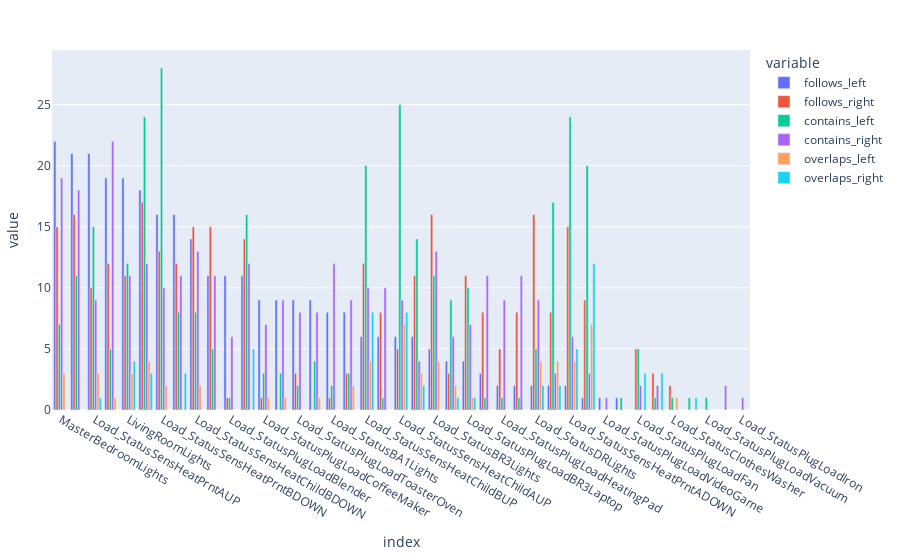

The notebook cell saved with this chart:
### Code cell
fig = px.bar(level2_df_stats)


fig.update_layout(margin=dict(
    l=30,
    r=30,
    b=30,
    t=50,
), xaxis_nticks=30,
    # annotations=annotations,
)
fig.update_layout(barmode='group')
fig.show()

### Figure 1 — Plotly figure (JSON) as saved in the notebook; plotly's stock layout.template omitted (floating-point values rounded to 4 significant figures)
{"data": [{"alignmentgroup": "True", "hovertemplate": "variable=follows_left<br>index=%{x}<br>value=%{y}<extra></extra>", "legendgroup": "follows_left", "marker": {"color": "#636efa", "pattern": {"shape": ""}}, "name": "follows_left", "offsetgroup": "follows_left", "orientation": "v", "showlegend": true, "textposition": "auto", "x": ["MasterBedroomLights", "Load_StatusMBALights", "Load_StatusSensHeatPrntAUP", "Load_StatusBA2Lights", "LivingRoomLights", "KitchenLights", "Load_StatusSensHeatPrntBDOWN", "Load_StatusSensHeatPrntBUP", "Load_StatusSensHeatChildBDOWN", "Load_StatusSensHeatChildADOWN", "Load_StatusPlugLoadBlender", "Load_StatusBR2Lights", "Load_StatusPlugLoadCoffeeMaker", "Load_StatusApplianceRangeHood", "Load_StatusPlugLoadToasterOven", "Load_StatusApplianceCooktop", "Load_StatusBA1Lights", "Load_StatusPlugLoadToaster", "Load_StatusSensHeatChildBUP", "Load_StatusPlugLoadHairDryerCurlIron", "Load_StatusSensHeatChildAUP", "Load_StatusPlugLoadBR2Laptop", "Load_StatusBR3Lights", "Load_StatusPlugLoadMBRTV", "Load_StatusPlugLoadBR3Laptop", "Load_StatusPlugLoadCanOpener", "Load_StatusPlugLoadHeatingPad", "Load_StatusPlugLoadHandMixer", "Load_StatusDRLights", "Load_StatusPlugLoadDesktopPCMonitor", "Load_StatusSensHeatPrntADOWN", "Load_StatusPlugLoadLRTV", "Load_StatusPlugLoadVideoGame", "Load_StatusApplianceOven", "Load_StatusPlugLoadFan", "Load_StatusApplianceDishwasher", "Load_StatusClothesWasher", "Load_StatusPlugLoadLRBlueRay", "Load_StatusPlugLoadVacuum", "Load_StatusDryerPowerTotal", "Load_StatusPlugLoadIron"], "xaxis": "x", "y": [22.0, 21.0, 21.0, 19.0, 19.0, 18.0, 16.0, 16.0, 14.0, 11.0, 11.0, 11.0, 9.0, 9.0, 9.0, 9.0, 8.0, 8.0, 6.0, 6.0, 6.0, 6.0, 5.0, 4.0, 4.0, 3.0, 2.0, 2.0, 2.0, 2.0, 2.0, 1.0, 1.0, 1.0, 0.0, 0.0, 0.0, 0.0, 0.0, 0.0, 0.0], "yaxis": "y", "type": "bar"}, {"alignmentgroup": "True", "hovertemplate": "variable=follows_right<br>index=%{x}<br>value=%{y}<extra></extra>", "legendgroup": "follows_right", "marker": {"color": "#EF553B", "pattern": {"shape": ""}}, "name": "follows_right", "offsetgroup": "follows_right", "orientation": "v", "showlegend": true, "textposition": "auto", "x": ["MasterBedroomLights", "Load_StatusMBALights", "Load_StatusSensHeatPrntAUP", "Load_StatusBA2Lights", "LivingRoomLights", "KitchenLights", "Load_StatusSensHeatPrntBDOWN", "Load_StatusSensHeatPrntBUP", "Load_StatusSensHeatChildBDOWN", "Load_StatusSensHeatChildADOWN", "Load_StatusPlugLoadBlender", "Load_StatusBR2Lights", "Load_StatusPlugLoadCoffeeMaker", "Load_StatusApplianceRangeHood", "Load_StatusPlugLoadToasterOven", "Load_StatusApplianceCooktop", "Load_StatusBA1Lights", "Load_StatusPlugLoadToaster", "Load_StatusSensHeatChildBUP", "Load_StatusPlugLoadHairDryerCurlIron", "Load_StatusSensHeatChildAUP", "Load_StatusPlugLoadBR2Laptop", "Load_StatusBR3Lights", "Load_StatusPlugLoadMBRTV", "Load_StatusPlugLoadBR3Laptop", "Load_StatusPlugLoadCanOpener", "Load_StatusPlugLoadHeatingPad", "Load_StatusPlugLoadHandMixer", "Load_StatusDRLights", "Load_StatusPlugLoadDesktopPCMonitor", "Load_StatusSensHeatPrntADOWN", "Load_StatusPlugLoadLRTV", "Load_StatusPlugLoadVideoGame", "Load_StatusApplianceOven", "Load_StatusPlugLoadFan", "Load_StatusApplianceDishwasher", "Load_StatusClothesWasher", "Load_StatusPlugLoadLRBlueRay", "Load_StatusPlugLoadVacuum", "Load_StatusDryerPowerTotal", "Load_StatusPlugLoadIron"], "xaxis": "x", "y": [15.0, 16.0, 10.0, 12.0, 11.0, 17.0, 13.0, 12.0, 15.0, 15.0, 1.0, 14.0, 1.0, 0.0, 3.0, 0.0, 1.0, 3.0, 12.0, 8.0, 5.0, 11.0, 16.0, 3.0, 11.0, 8.0, 5.0, 8.0, 16.0, 8.0, 15.0, 9.0, 0.0, 0.0, 5.0, 3.0, 2.0, 0.0, 0.0, 0.0, 0.0], "yaxis": "y", "type": "bar"}, {"alignmentgroup": "True", "hovertemplate": "variable=contains_left<br>index=%{x}<br>value=%{y}<extra></extra>", "legendgroup": "contains_left", "marker": {"color": "#00cc96", "pattern": {"shape": ""}}, "name": "contains_left", "offsetgroup": "contains_left", "orientation": "v", "showlegend": true, "textposition": "auto", "x": ["MasterBedroomLights", "Load_StatusMBALights", "Load_StatusSensHeatPrntAUP", "Load_StatusBA2Lights", "LivingRoomLights", "KitchenLights", "Load_StatusSensHeatPrntBDOWN", "Load_StatusSensHeatPrntBUP", "Load_StatusSensHeatChildBDOWN", "Load_StatusSensHeatChildADOWN", "Load_StatusPlugLoadBlender", "Load_StatusBR2Lights", "Load_StatusPlugLoadCoffeeMaker", "Load_StatusApplianceRangeHood", "Load_StatusPlugLoadToasterOven", "Load_StatusApplianceCooktop", "Load_StatusBA1Lights", "Load_StatusPlugLoadToaster", "Load_StatusSensHeatChildBUP", "Load_StatusPlugLoadHairDryerCurlIron", "Load_StatusSensHeatChildAUP", "Load_StatusPlugLoadBR2Laptop", "Load_StatusBR3Lights", "Load_StatusPlugLoadMBRTV", "Load_StatusPlugLoadBR3Laptop", "Load_StatusPlugLoadCanOpener", "Load_StatusPlugLoadHeatingPad", "Load_StatusPlugLoadHandMixer", "Load_StatusDRLights", "Load_StatusPlugLoadDesktopPCMonitor", "Load_StatusSensHeatPrntADOWN", "Load_StatusPlugLoadLRTV", "Load_StatusPlugLoadVideoGame", "Load_StatusApplianceOven", "Load_StatusPlugLoadFan", "Load_StatusApplianceDishwasher", "Load_StatusClothesWasher", "Load_StatusPlugLoadLRBlueRay", "Load_StatusPlugLoadVacuum", "Load_StatusDryerPowerTotal", "Load_StatusPlugLoadIron"], "xaxis": "x", "y": [7.0, 11.0, 15.0, 5.0, 12.0, 24.0, 28.0, 8.0, 8.0, 5.0, 1.0, 16.0, 3.0, 3.0, 2.0, 4.0, 2.0, 3.0, 20.0, 1.0, 25.0, 14.0, 11.0, 9.0, 10.0, 1.0, 1.0, 1.0, 5.0, 17.0, 24.0, 20.0, 0.0, 1.0, 5.0, 1.0, 1.0, 1.0, 1.0, 0.0, 0.0], "yaxis": "y", "type": "bar"}, {"alignmentgroup": "True", "hovertemplate": "variable=contains_right<br>index=%{x}<br>value=%{y}<extra></extra>", "legendgroup": "contains_right", "marker": {"color": "#ab63fa", "pattern": {"shape": ""}}, "name": "contains_right", "offsetgroup": "contains_right", "orientation": "v", "showlegend": true, "textposition": "auto", "x": ["MasterBedroomLights", "Load_StatusMBALights", "Load_StatusSensHeatPrntAUP", "Load_StatusBA2Lights", "LivingRoomLights", "KitchenLights", "Load_StatusSensHeatPrntBDOWN", "Load_StatusSensHeatPrntBUP", "Load_StatusSensHeatChildBDOWN", "Load_StatusSensHeatChildADOWN", "Load_StatusPlugLoadBlender", "Load_StatusBR2Lights", "Load_StatusPlugLoadCoffeeMaker", "Load_StatusApplianceRangeHood", "Load_StatusPlugLoadToasterOven", "Load_StatusApplianceCooktop", "Load_StatusBA1Lights", "Load_StatusPlugLoadToaster", "Load_StatusSensHeatChildBUP", "Load_StatusPlugLoadHairDryerCurlIron", "Load_StatusSensHeatChildAUP", "Load_StatusPlugLoadBR2Laptop", "Load_StatusBR3Lights", "Load_StatusPlugLoadMBRTV", "Load_StatusPlugLoadBR3Laptop", "Load_StatusPlugLoadCanOpener", "Load_StatusPlugLoadHeatingPad", "Load_StatusPlugLoadHandMixer", "Load_StatusDRLights", "Load_StatusPlugLoadDesktopPCMonitor", "Load_StatusSensHeatPrntADOWN", "Load_StatusPlugLoadLRTV", "Load_StatusPlugLoadVideoGame", "Load_StatusApplianceOven", "Load_StatusPlugLoadFan", "Load_StatusApplianceDishwasher", "Load_StatusClothesWasher", "Load_StatusPlugLoadLRBlueRay", "Load_StatusPlugLoadVacuum", "Load_StatusDryerPowerTotal", "Load_StatusPlugLoadIron"], "xaxis": "x", "y": [19.0, 18.0, 9.0, 22.0, 11.0, 12.0, 10.0, 11.0, 13.0, 11.0, 6.0, 12.0, 7.0, 9.0, 8.0, 8.0, 12.0, 9.0, 10.0, 10.0, 9.0, 4.0, 13.0, 6.0, 7.0, 11.0, 9.0, 11.0, 9.0, 3.0, 6.0, 3.0, 1.0, 0.0, 2.0, 2.0, 0.0, 0.0, 0.0, 2.0, 1.0], "yaxis": "y", "type": "bar"}, {"alignmentgroup": "True", "hovertemplate": "variable=overlaps_left<br>index=%{x}<br>value=%{y}<extra></extra>", "legendgroup": "overlaps_left", "marker": {"color": "#FFA15A", "pattern": {"shape": ""}}, "name": "overlaps_left", "offsetgroup": "overlaps_left", "orientation": "v", "showlegend": true, "textposition": "auto", "x": ["MasterBedroomLights", "Load_StatusMBALights", "Load_StatusSensHeatPrntAUP", "Load_StatusBA2Lights", "LivingRoomLights", "KitchenLights", "Load_StatusSensHeatPrntBDOWN", "Load_StatusSensHeatPrntBUP", "Load_StatusSensHeatChildBDOWN", "Load_StatusSensHeatChildADOWN", "Load_StatusPlugLoadBlender", "Load_StatusBR2Lights", "Load_StatusPlugLoadCoffeeMaker", "Load_StatusApplianceRangeHood", "Load_StatusPlugLoadToasterOven", "Load_StatusApplianceCooktop", "Load_StatusBA1Lights", "Load_StatusPlugLoadToaster", "Load_StatusSensHeatChildBUP", "Load_StatusPlugLoadHairDryerCurlIron", "Load_StatusSensHeatChildAUP", "Load_StatusPlugLoadBR2Laptop", "Load_StatusBR3Lights", "Load_StatusPlugLoadMBRTV", "Load_StatusPlugLoadBR3Laptop", "Load_StatusPlugLoadCanOpener", "Load_StatusPlugLoadHeatingPad", "Load_StatusPlugLoadHandMixer", "Load_StatusDRLights", "Load_StatusPlugLoadDesktopPCMonitor", "Load_StatusSensHeatPrntADOWN", "Load_StatusPlugLoadLRTV", "Load_StatusPlugLoadVideoGame", "Load_StatusApplianceOven", "Load_StatusPlugLoadFan", "Load_StatusApplianceDishwasher", "Load_StatusClothesWasher", "Load_StatusPlugLoadLRBlueRay", "Load_StatusPlugLoadVacuum", "Load_StatusDryerPowerTotal", "Load_StatusPlugLoadIron"], "xaxis": "x", "y": [3.0, 0.0, 3.0, 1.0, 3.0, 4.0, 2.0, 0.0, 2.0, 0.0, 0.0, 0.0, 1.0, 1.0, 0.0, 1.0, 0.0, 2.0, 4.0, 0.0, 7.0, 3.0, 4.0, 2.0, 1.0, 0.0, 0.0, 0.0, 4.0, 4.0, 4.0, 7.0, 0.0, 0.0, 0.0, 0.0, 1.0, 0.0, 0.0, 0.0, 0.0], "yaxis": "y", "type": "bar"}, {"alignmentgroup": "True", "hovertemplate": "variable=overlaps_right<br>index=%{x}<br>value=%{y}<extra></extra>", "legendgroup": "overlaps_right", "marker": {"color": "#19d3f3", "pattern": {"shape": ""}}, "name": "overlaps_right", "offsetgroup": "overlaps_right", "orientation": "v", "showlegend": true, "textposition": "auto", "x": ["MasterBedroomLights", "Load_StatusMBALights", "Load_StatusSensHeatPrntAUP", "Load_StatusBA2Lights", "LivingRoomLights", "KitchenLights", "Load_StatusSensHeatPrntBDOWN", "Load_StatusSensHeatPrntBUP", "Load_StatusSensHeatChildBDOWN", "Load_StatusSensHeatChildADOWN", "Load_StatusPlugLoadBlender", "Load_StatusBR2Lights", "Load_StatusPlugLoadCoffeeMaker", "Load_StatusApplianceRangeHood", "Load_StatusPlugLoadToasterOven", "Load_StatusApplianceCooktop", "Load_StatusBA1Lights", "Load_StatusPlugLoadToaster", "Load_StatusSensHeatChildBUP", "Load_StatusPlugLoadHairDryerCurlIron", "Load_StatusSensHeatChildAUP", "Load_StatusPlugLoadBR2Laptop", "Load_StatusBR3Lights", "Load_StatusPlugLoadMBRTV", "Load_StatusPlugLoadBR3Laptop", "Load_StatusPlugLoadCanOpener", "Load_StatusPlugLoadHeatingPad", "Load_StatusPlugLoadHandMixer", "Load_StatusDRLights", "Load_StatusPlugLoadDesktopPCMonitor", "Load_StatusSensHeatPrntADOWN", "Load_StatusPlugLoadLRTV", "Load_StatusPlugLoadVideoGame", "Load_StatusApplianceOven", "Load_StatusPlugLoadFan", "Load_StatusApplianceDishwasher", "Load_StatusClothesWasher", "Load_StatusPlugLoadLRBlueRay", "Load_StatusPlugLoadVacuum", "Load_StatusDryerPowerTotal", "Load_StatusPlugLoadIron"], "xaxis": "x", "y": [0.0, 0.0, 1.0, 0.0, 4.0, 3.0, 0.0, 3.0, 0.0, 0.0, 0.0, 5.0, 0.0, 0.0, 0.0, 0.0, 0.0, 0.0, 8.0, 0.0, 8.0, 2.0, 0.0, 1.0, 1.0, 0.0, 0.0, 0.0, 2.0, 2.0, 5.0, 12.0, 0.0, 0.0, 3.0, 3.0, 0.0, 1.0, 0.0, 0.0, 0.0], "yaxis": "y", "type": "bar"}], "layout": {"xaxis": {"anchor": "y", "domain": [0.0, 1.0], "title": {"text": "index"}, "nticks": 30}, "yaxis": {"anchor": "x", "domain": [0.0, 1.0], "title": {"text": "value"}}, "legend": {"title": {"text": "variable"}, "tracegroupgap": 0}, "margin": {"t": 50, "l": 30, "r": 30, "b": 30}, "barmode": "group"}}
